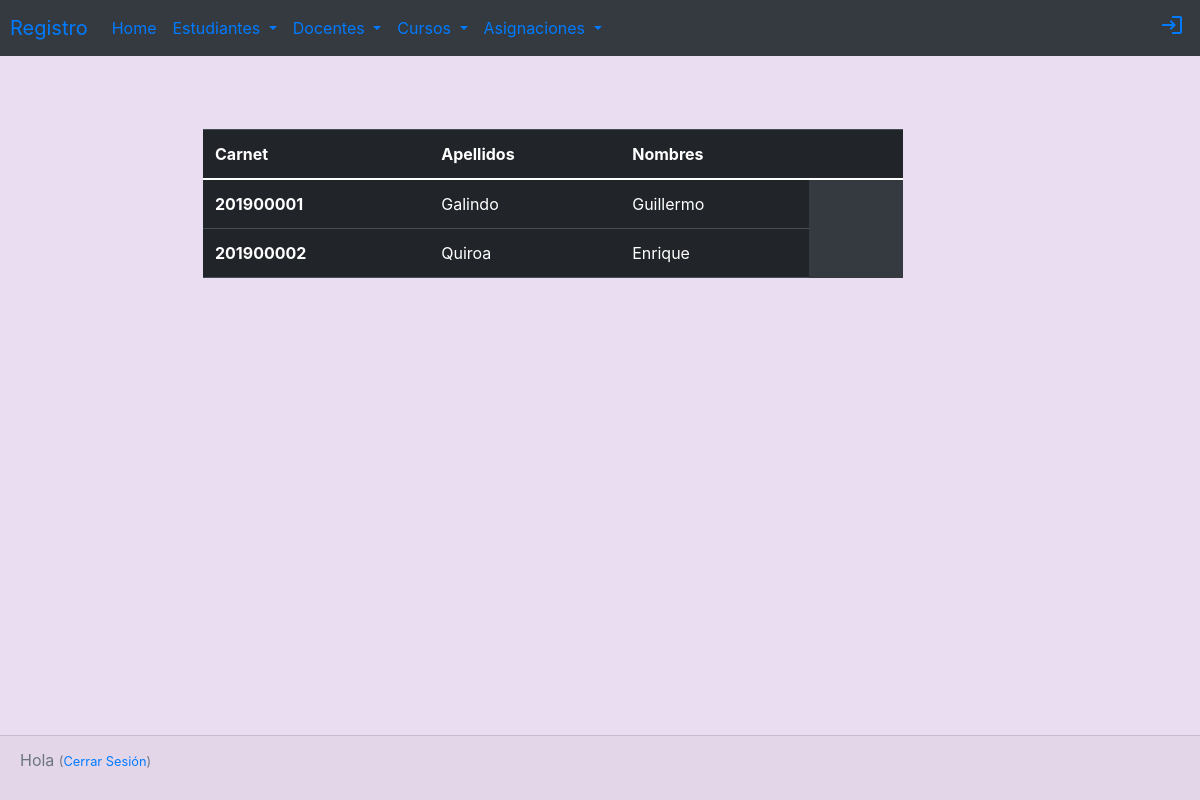
/docentes/, run on an earlier commit of the app's database.
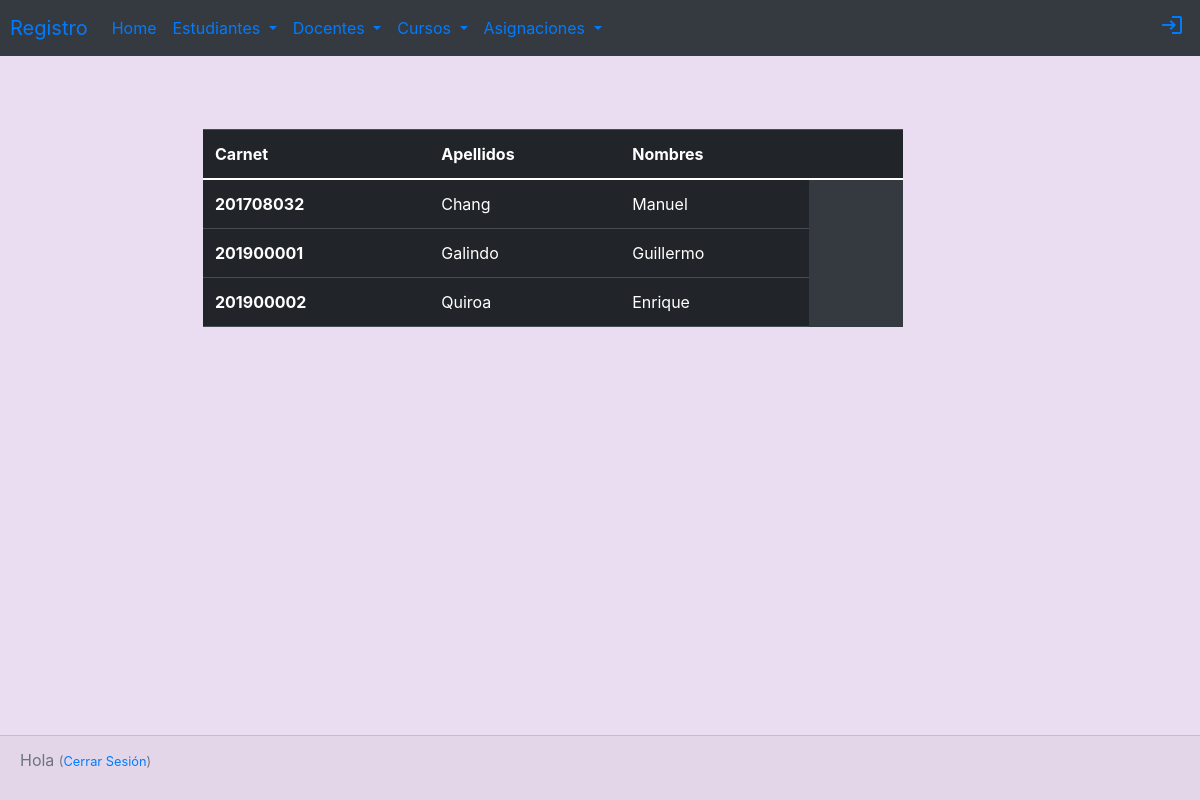
And on a later commit of the database.
### registro/models.py (models this page shows, shortened)
class Docente(models.Model):
    nombres= models.CharField(max_length=100)
    apellidos= models.CharField(max_length=100)
    noCarnet= models.CharField(max_length=10)

### registro/views.py (the view)
# urls.py: path('docentes/', views.docentes, name='docentes'),
def docentes(request):
    docentes = Docente.objects.all().order_by('apellidos')
    return render(request, 'registro/docentes.html', { 'docentes': docentes})

### registro/templates/registro/docentes.html (shortened to what this page needs)
{% extends 'registro/base.html' %}
{% block content %}
<div class="container tabla">
    <table class="table table-dark tabla">
      <thead>
        <tr>
          <th scope="col">Carnet</th>
          <th scope="col">Apellidos</th>
          <th scope="col">Nombres</th>
          <th scope="col"></th>
          <th scope="col"></th>
        </tr>
      </thead>
      <tbody>
      {% for docente in docentes %}
      <tr>
        <th scope="row">{{docente.noCarnet}}</th>
        <td>{{docente.apellidos}}</td>
        <td>{{docente.nombres}}</td>
      </tr>
      {% endfor %}
    {%endblock %}

What changed in the data, as far as the page shows it:
added Docente: noCarnet "201708032", apellidos "Chang", nombres "Manuel"
